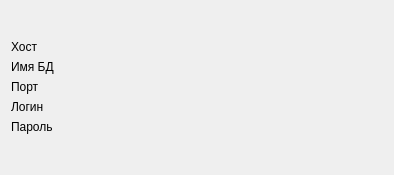
<?xml version="1.0" encoding="UTF-8"?>
<ui version="4.0">
 <class>ConnectToDatabase</class>
 <widget class="QWidget" name="ConnectToDatabase">
  <property name="geometry">
   <rect>
    <x>0</x>
    <y>0</y>
    <width>394</width>
    <height>175</height>
   </rect>
  </property>
  <property name="windowTitle">
   <string>Form</string>
  </property>
  <layout class="QGridLayout" name="gridLayout">
   <item row="0" column="0">
    <layout class="QHBoxLayout" name="horizontalLayout">
     <item>
      <layout class="QVBoxLayout" name="verticalLayout">
       <item>
        <widget class="QLabel" name="label_3">
         <property name="text">
          <string>Хост</string>
         </property>
        </widget>
       </item>
       <item>
        <widget class="QLabel" name="label">
         <property name="text">
          <string>Имя БД</string>
         </property>
        </widget>
       </item>
       <item>
        <widget class="QLabel" name="label_2">
         <property name="text">
          <string>Порт</string>
         </property>
        </widget>
       </item>
       <item>
        <widget class="QLabel" name="label_4">
         <property name="text">
          <string>Логин</string>
         </property>
        </widget>
       </item>
       <item>
        <widget class="QLabel" name="label_5">
         <property name="text">
          <string>Пароль</string>
         </property>
        </widget>
       </item>
      </layout>
     </item>
     <item>
      <layout class="QVBoxLayout" name="verticalLayout_2"/>
     </item>
    </layout>
   </item>
  </layout>
 </widget>
 <resources/>
 <connections/>
</ui>
